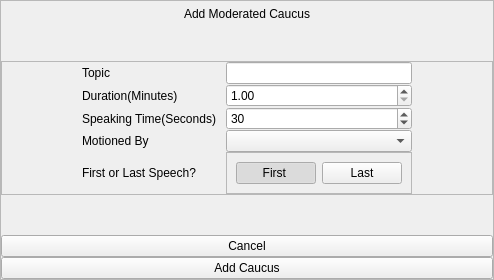
     <widget class="QWidget" name="add_mod_caucus_page">
      <layout class="QVBoxLayout" name="verticalLayout_5">
       <property name="spacing">
        <number>0</number>
       </property>
       <property name="leftMargin">
        <number>0</number>
       </property>
       <property name="topMargin">
        <number>0</number>
       </property>
       <property name="rightMargin">
        <number>0</number>
       </property>
       <property name="bottomMargin">
        <number>0</number>
       </property>
       <item>
        <widget class="QFrame" name="add_mod_page_frame">
         <property name="frameShape">
          <enum>QFrame::StyledPanel</enum>
         </property>
         <property name="frameShadow">
          <enum>QFrame::Raised</enum>
         </property>
         <layout class="QVBoxLayout" name="verticalLayout_6">
          <property name="spacing">
           <number>0</number>
          </property>
          <property name="leftMargin">
           <number>0</number>
          </property>
          <property name="topMargin">
           <number>6</number>
          </property>
          <property name="rightMargin">
           <number>0</number>
          </property>
          <property name="bottomMargin">
           <number>0</number>
          </property>
          <item>
           <widget class="QLabel" name="add_mod_caucus_title">
            <property name="sizePolicy">
             <sizepolicy hsizetype="Preferred" vsizetype="Fixed">
              <horstretch>0</horstretch>
              <verstretch>0</verstretch>
             </sizepolicy>
            </property>
            <property name="text">
             <string>Add Moderated Caucus</string>
            </property>
            <property name="alignment">
             <set>Qt::AlignCenter</set>
            </property>
           </widget>
          </item>
          <item>
           <spacer name="verticalSpacer_6">
            <property name="orientation">
             <enum>Qt::Vertical</enum>
            </property>
            <property name="sizeType">
             <enum>QSizePolicy::MinimumExpanding</enum>
            </property>
            <property name="sizeHint" stdset="0">
             <size>
              <width>20</width>
              <height>40</height>
             </size>
            </property>
           </spacer>
          </item>
          <item>
           <widget class="QFrame" name="frame_2">
            <property name="frameShape">
             <enum>QFrame::StyledPanel</enum>
            </property>
            <property name="frameShadow">
             <enum>QFrame::Raised</enum>
            </property>
            <layout class="QGridLayout" name="gridLayout_5">
             <property name="leftMargin">
              <number>80</number>
             </property>
             <property name="topMargin">
              <number>0</number>
             </property>
             <property name="rightMargin">
              <number>80</number>
             </property>
             <property name="bottomMargin">
              <number>0</number>
             </property>
             <property name="horizontalSpacing">
              <number>10</number>
             </property>
             <property name="verticalSpacing">
              <number>0</number>
             </property>
             <item row="4" column="0">
              <widget class="QLabel" name="add_speaking_time_label">
               <property name="text">
                <string>Speaking Time(Seconds)</string>
               </property>
              </widget>
             </item>
             <item row="1" column="1">
              <widget class="QDoubleSpinBox" name="duration_spin_box">
               <property name="minimum">
                <double>1.000000000000000</double>
               </property>
              </widget>
             </item>
             <item row="0" column="0">
              <widget class="QLabel" name="add_topic_label">
               <property name="text">
                <string>Topic</string>
               </property>
               <property name="alignment">
                <set>Qt::AlignLeading|Qt::AlignLeft|Qt::AlignVCenter</set>
               </property>
              </widget>
             </item>
             <item row="4" column="1">
              <widget class="QSpinBox" name="speaking_time_spin_box">
               <property name="minimum">
                <number>1</number>
               </property>
               <property name="maximum">
                <number>999</number>
               </property>
               <property name="value">
                <number>30</number>
               </property>
              </widget>
             </item>
             <item row="1" column="0">
              <widget class="QLabel" name="add_duration_label">
               <property name="text">
                <string>Duration(Minutes)</string>
               </property>
              </widget>
             </item>
             <item row="0" column="1">
              <widget class="QLineEdit" name="add_mod_topic_field">
               <property name="text">
                <string/>
               </property>
              </widget>
             </item>
             <item row="6" column="0">
              <widget class="QLabel" name="motioned_by_label">
               <property name="text">
                <string>Motioned By</string>
               </property>
               <property name="alignment">
                <set>Qt::AlignLeading|Qt::AlignLeft|Qt::AlignVCenter</set>
               </property>
              </widget>
             </item>
             <item row="6" column="1">
              <widget class="QComboBox" name="motioned_by_combo_box">
               <property name="insertPolicy">
                <enum>QComboBox::InsertAlphabetically</enum>
               </property>
              </widget>
             </item>
             <item row="7" column="0">
              <widget class="QLabel" name="first_or_last_label">
               <property name="text">
                <string>First or Last Speech?</string>
               </property>
              </widget>
             </item>
             <item row="7" column="1">
              <widget class="QFrame" name="frame_3">
               <property name="frameShape">
                <enum>QFrame::StyledPanel</enum>
               </property>
               <property name="frameShadow">
                <enum>QFrame::Raised</enum>
               </property>
               <layout class="QHBoxLayout" name="horizontalLayout_2">
                <item>
                 <widget class="QPushButton" name="first_speech_button">
                  <property name="text">
                   <string>First </string>
                  </property>
                  <property name="checkable">
                   <bool>true</bool>
                  </property>
                  <property name="checked">
                   <bool>true</bool>
                  </property>
                  <property name="autoExclusive">
                   <bool>true</bool>
                  </property>
                 </widget>
                </item>
                <item>
                 <widget class="QPushButton" name="last_speech_button">
                  <property name="text">
                   <string>Last</string>
                  </property>
                  <property name="checkable">
                   <bool>true</bool>
                  </property>
                  <property name="autoExclusive">
                   <bool>true</bool>
                  </property>
                  <property name="flat">
                   <bool>false</bool>
                  </property>
                 </widget>
                </item>
               </layout>
              </widget>
             </item>
            </layout>
           </widget>
          </item>
          <item>
           <spacer name="verticalSpacer_5">
            <property name="orientation">
             <enum>Qt::Vertical</enum>
            </property>
            <property name="sizeHint" stdset="0">
             <size>
              <width>20</width>
              <height>40</height>
             </size>
            </property>
           </spacer>
          </item>
          <item>
           <widget class="QPushButton" name="cancel_button_mod">
            <property name="sizePolicy">
             <sizepolicy hsizetype="Minimum" vsizetype="MinimumExpanding">
              <horstretch>0</horstretch>
              <verstretch>0</verstretch>
             </sizepolicy>
            </property>
            <property name="maximumSize">
             <size>
              <width>16777215</width>
              <height>100</height>
             </size>
            </property>
            <property name="text">
             <string>Cancel</string>
            </property>
           </widget>
          </item>
          <item>
           <widget class="QPushButton" name="confirm_add_button_mod">
            <property name="sizePolicy">
             <sizepolicy hsizetype="Minimum" vsizetype="MinimumExpanding">
              <horstretch>0</horstretch>
              <verstretch>0</verstretch>
             </sizepolicy>
            </property>
            <property name="maximumSize">
             <size>
              <width>16777215</width>
              <height>100</height>
             </size>
            </property>
            <property name="text">
             <string>Add Caucus</string>
            </property>
           </widget>
          </item>
         </layout>
        </widget>
       </item>
      </layout>
     </widget>
